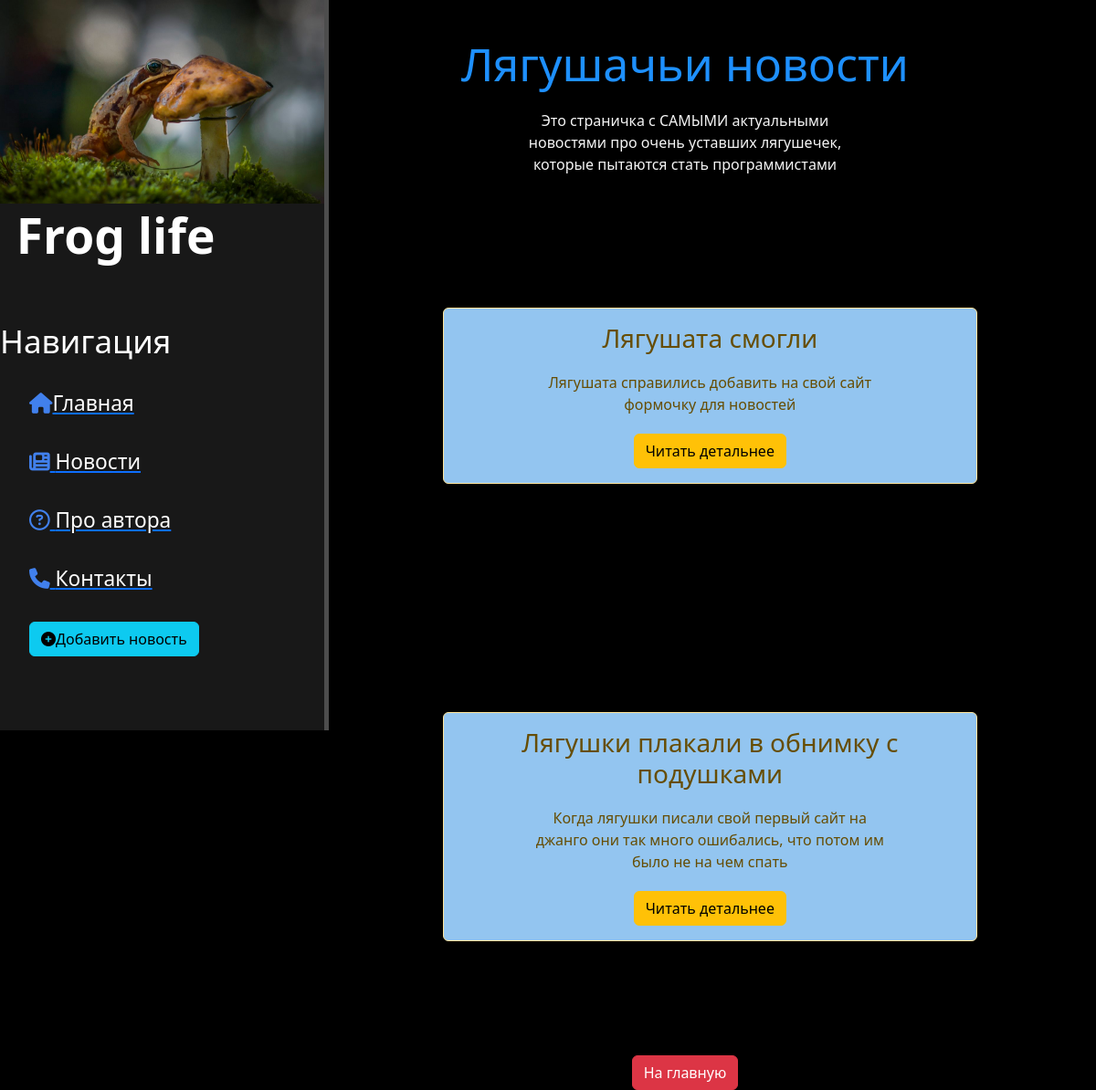
The page /news/ on the database as committed earlier.
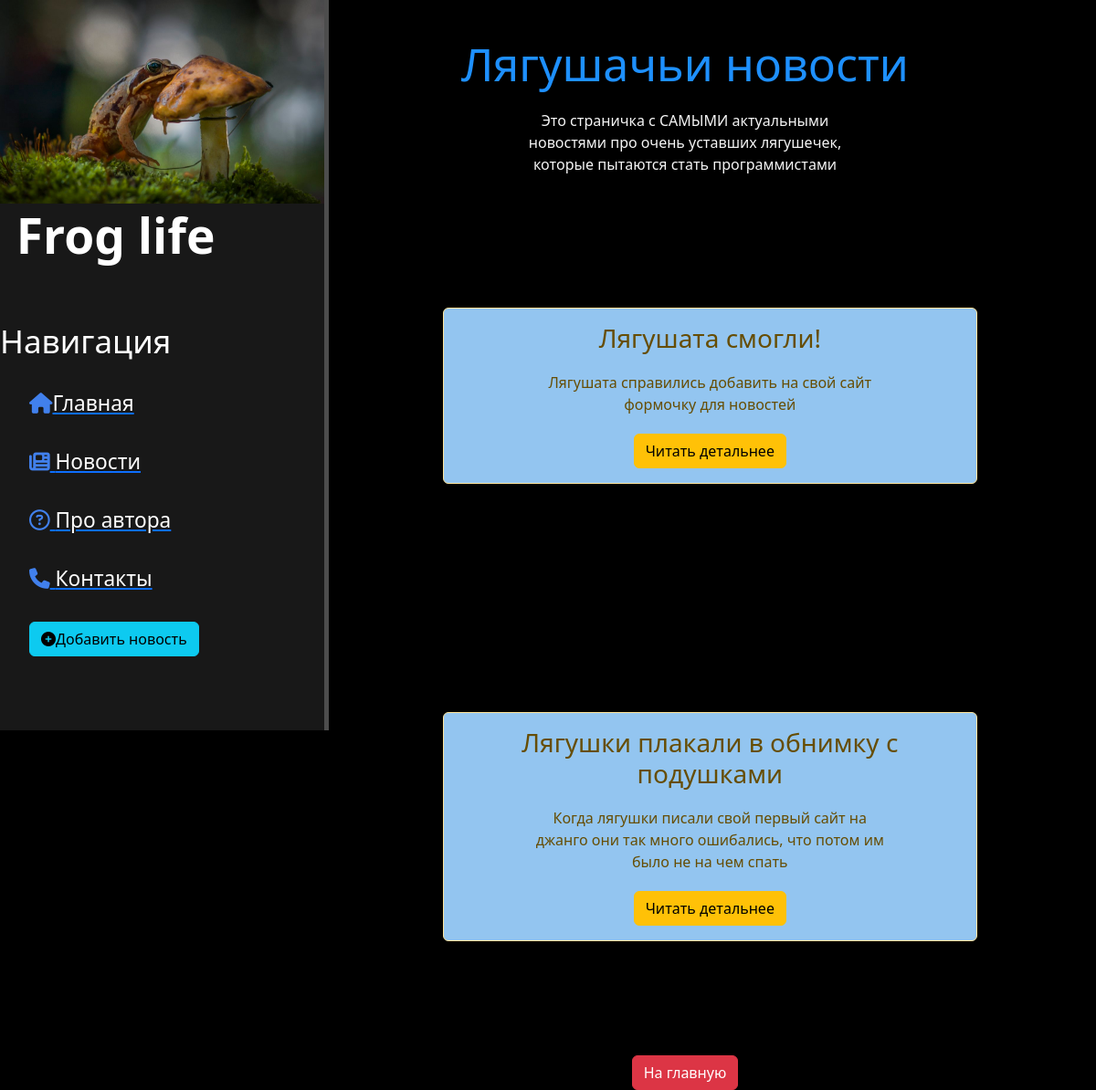
The same page on the database as committed later.
### news/models.py (models this page shows, shortened)
class Articles(models.Model):
    title = models.CharField('Название', default='Без названия', max_length=100)
    anons = models.CharField('Анонс', default=' ', max_length=250)
    full_text = models.TextField('Статья')
    date = models.DateTimeField('Дата публикации')
    class Meta:
        verbose_name = 'Новость'
        verbose_name_plural = 'Новости'

### news/views.py (the view)
# urls.py: path('', views.news_home, name='news_home'),
def news_home(request):
    news = Articles.objects.order_by('-date')[:5]
    return render(request, 'news/news_home.html', {'news':  news})

### news/templates/news/news_home.html (shortened to what this page needs)
{% extends 'main/layout.html' %}
{% block content %}
    <div class="features">
        <h1>Лягушачьи новости</h1>
        <p> Это страничка с САМЫМИ актуальными новостями про очень уставших лягушечек, которые пытаются стать программистами</p>
        {% if news%}
            {% for el in news%}
                <div class="alert alert-warning">
                <h3>{{ el.title}}</h3>
                <p>{{ el.anons }}</p>
                <a href="{% url 'news_detail' el.id %}" class="btn btn-warning"> Читать детальнее </a>
            </div>
            {% endfor %}
        {% else %}
            <p>Сейчас у жабок нет новостей, но скоро мы их напишем </p>
        {%endif%}
        <a href="{% url 'home' %}" class="btn btn-danger"> На главную </a>
    </div>
{% endblock %}

### main/templates/main/layout.html (shortened to what this page needs)
{% load static%}
<!DOCTYPE html>
<html lang="en">
<head>
    <link rel="stylesheet" href="https://cdn.jsdelivr.net/npm/bootstrap@5.3.2/dist/css/bootstrap.min.css">
    <link rel="stylesheet" href="{% static 'main/css/main.css'%}">
    <link rel="stylesheet" href="https://use.fontawesome.com/releases/v6.4.2/css/all.css">
</head>
<body>
    <aside>
        <img src="{%static 'main/img/frog.jpg'%}" alt="Лого">
        <span class="logo">Frog life</span>
        <h3>Навигация</h3>
        <ul>
            <a href="{%url 'home'%}"><li><i class="fa-solid fa-house" style="color: #4180ec;"></i>Главная</li></a>
            <a href="{%url 'news_home'%}"><li><i class="fa-solid fa-newspaper" style="color: #4180ec;"></i> Новости</li></a>
            <a href="{%url 'about'%}"><li><i class="fa-regular fa-circle-question" style="color: #4180ec;"></i> Про автора</li></a>
            <a href=""><li><i class="fa-solid fa-phone" style="color: #4180ec;"></i> Контакты</li></a>
            <a href="{% url 'create'%}"><li><button class='btn btn-info'><i class="fas fa-plus-circle"></i>Добавить новость</button></li></a>
        </ul>
    </aside>
    <main>
        {% block content %}
        {% endblock %}
    </main>
</body>
</html>

### main/static/main/css/main.css (style rules this page uses)
body { background: black; }
aside { float: left; background: #181818; width: 30%; padding: 2,5%; height: 100vh; color: #fff; border-right: 5px solid #4d4d4d; }
aside img { width: 100%; float: left; }
aside .logo { font-size: 40pt; margin-left: 5%; font-weight: bold; position: relative; top: -5px; }
aside h3 { margin-top: 50px; font-size: 35px; }
aside ul { font-size: 17pt; }
aside ul li { color: #fff; display: block; margin-top: 30px; transition: transform .6s ease; }
main .features { float: left; color: whitesmoke; margin-top: 40px; text-align: center; width: 65%; }
main .features h1 { font-size: 50px; color: dodgerblue; }
main .features p { max-width: 400px; margin: 20px auto; }
.alert-warning { background-color: rgb(147, 197, 240); float: left; clear: both; width: 75%; margin: 16%; text-align: center; }

Rows that differ between the two databases and show on the page:
changed Articles "Лягушата справились добавить на свой сайт формочку для новостей": title "Лягушата смогли" → "Лягушата смогли!"
